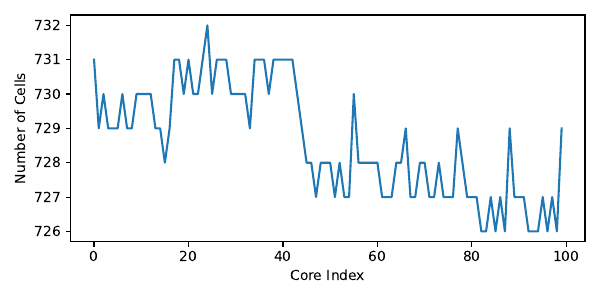

Write the Python code that produced this figure.
#!/usr/bin/env python3

import numpy as np
from matplotlib import pyplot as plt

if __name__ == '__main__':
  parts = np.linspace(0, 99, 100)
  cells = np.array([
    731, 729, 730, 729, 729, 729, 730, 729, 729, 730,
    730, 730, 730, 729, 729, 728, 729, 731, 731, 730,
    731, 730, 730, 731, 732, 730, 731, 731, 731, 730,
    730, 730, 730, 729, 731, 731, 731, 730, 731, 731,
    731, 731, 731, 730, 729, 728, 728, 727, 728, 728,
    728, 727, 728, 727, 727, 730, 728, 728, 728, 728,
    728, 727, 727, 727, 728, 728, 729, 727, 727, 728,
    728, 727, 727, 728, 727, 727, 727, 729, 728, 727,
    727, 727, 726, 726, 727, 726, 727, 726, 729, 727,
    727, 727, 726, 726, 726, 727, 726, 727, 726, 729])

  print(np.sum(cells), np.max(cells))
  print(np.sum(cells) / 100 / np.max(cells))

  plt.figure(figsize=(6,3))
  plt.plot(parts, cells)
  plt.xlabel("Core Index")
  plt.ylabel("Number of Cells")
  plt.tight_layout()
  # plt.show()
  plt.savefig('./balance.pdf')
